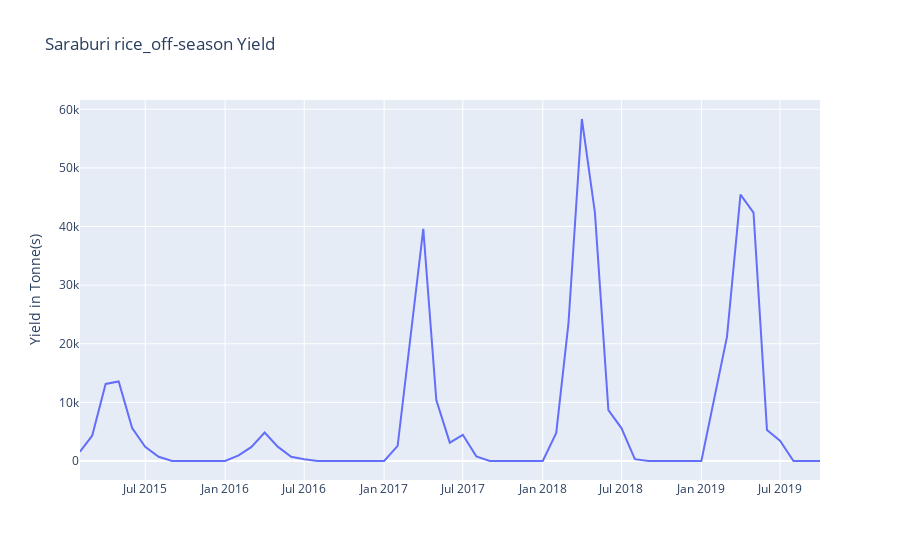

Notebook cell for this chart:
### Code cell
# area = df_group.iloc[N-1].name
area = df_group.iloc[N].name
_, _, df_area = read_yield(yield_file, area)

py.iplot({'data':go.Scatter(x=df_area['ds'], y=df_area['y'], name='y'),
         'layout':dict(title = area + " " + ptype + ' Yield',
                       yaxis = dict(title = 'Yield in Tonne(s)'))
         })
